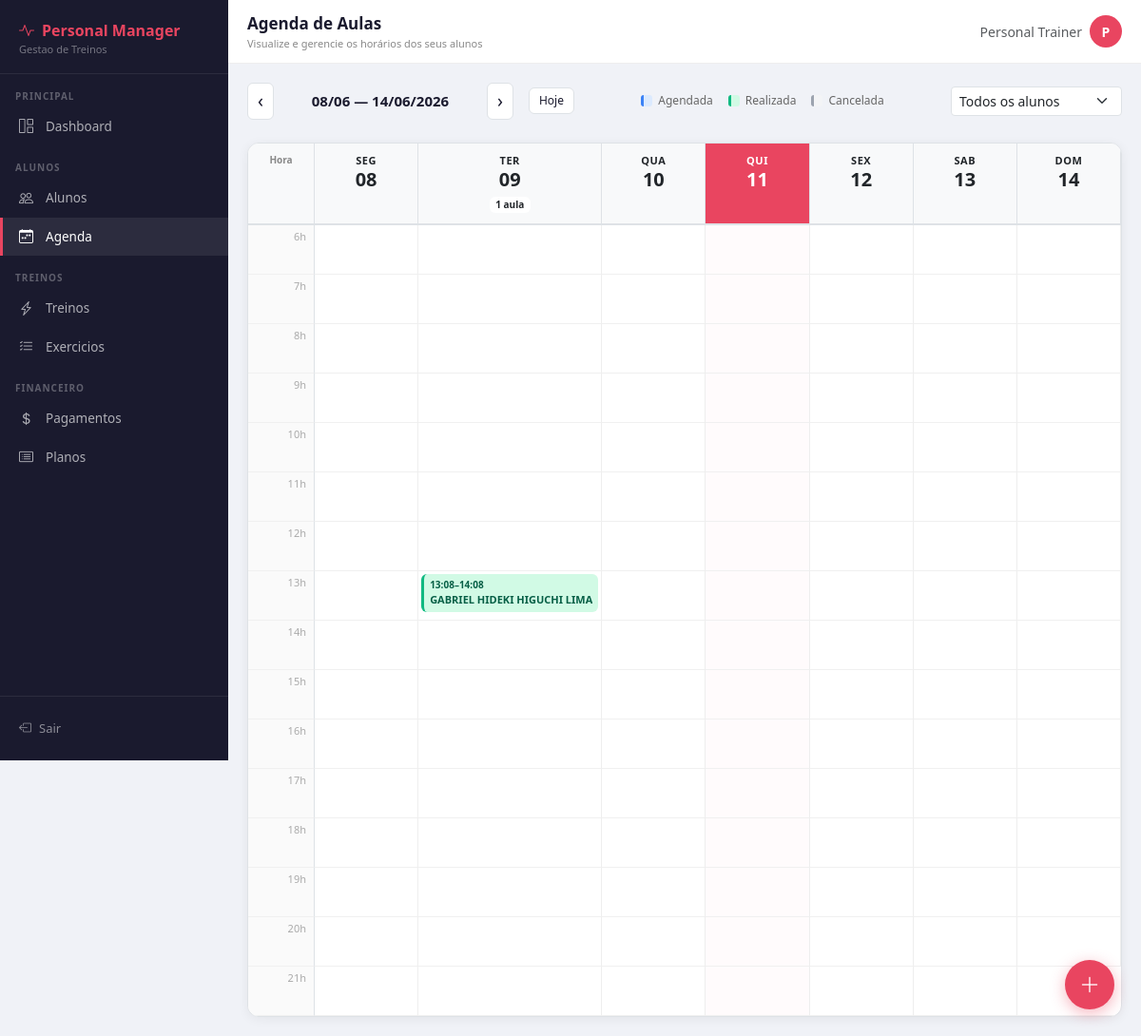
The page /agenda/ (signed in) on the database its author committed.
### agenda/models.py (models this page shows, shortened)
class Aula(models.Model):
    SITUACAO_CHOICES = [
        ('agendada',  'Agendada'),
        ('realizada', 'Realizada'),
        ('cancelada', 'Cancelada'),
    ]
    aluno        = models.ForeignKey(Aluno, on_delete=models.CASCADE, related_name='aulas')
    data         = models.DateField()
    hora_inicio  = models.TimeField()
    hora_fim     = models.TimeField()
    observacoes  = models.TextField(blank=True, null=True)
    situacao     = models.CharField(max_length=20, choices=SITUACAO_CHOICES, default='agendada')
    criado_em    = models.DateTimeField(auto_now_add=True)
    atualizado_em= models.DateTimeField(auto_now=True)
    class Meta:
        ordering = ['data', 'hora_inicio']
        verbose_name = 'Aula'
        verbose_name_plural = 'Aulas'

### alunos/models.py (models this page shows, shortened)
class Aluno(models.Model):
    SEXO_CHOICES = [
        ('M', 'Masculino'),
        ('F', 'Feminino'),
        ('O', 'Outro'),
    ]
    usuario            = models.OneToOneField(User, on_delete=models.SET_NULL, null=True, blank=True)
    nome               = models.CharField(max_length=100)
    telefone           = models.CharField(max_length=20)
    email              = models.EmailField(unique=True)
    data_nascimento    = models.DateField(null=True, blank=True)
    sexo               = models.CharField(max_length=1, choices=SEXO_CHOICES, default='M')
    cep                = models.CharField(max_length=9, blank=True)
    logradouro         = models.CharField(max_length=200, blank=True)
    bairro             = models.CharField(max_length=100, blank=True)
    cidade             = models.CharField(max_length=100, blank=True)
    estado             = models.CharField(max_length=2, blank=True)
    objetivo           = models.TextField(blank=True)
    ativo              = models.BooleanField(default=True)
    aceite_lgpd        = models.BooleanField(default=False, verbose_name='Aceitou a LGPD')
    data_aceite_lgpd   = models.DateTimeField(null=True, blank=True, verbose_name='Data do aceite LGPD')
    criado_em          = models.DateTimeField(auto_now_add=True)
    atualizado_em      = models.DateTimeField(auto_now=True)
    class Meta:
        verbose_name        = 'Aluno'
        verbose_name_plural = 'Alunos'
        ordering            = ['nome']

### agenda/views.py (the view)
# urls.py: path('',              views.agenda_personal, name='agenda_personal'),
@login_required
def agenda_personal(request):
    hoje = date.today()
    semana_str = request.GET.get('semana', '')
    try:
        semana_inicio = datetime.strptime(semana_str, '%Y-%m-%d').date()
        semana_inicio = semana_inicio - timedelta(days=semana_inicio.weekday())
    except (ValueError, TypeError):
        semana_inicio = hoje - timedelta(days=hoje.weekday())
    semana_fim = semana_inicio + timedelta(days=6)
    semana_anterior = semana_inicio - timedelta(days=7)
    proxima_semana  = semana_inicio + timedelta(days=7)
    aluno_filtro = request.GET.get('aluno', '')
    aulas_semana = Aula.objects.select_related('aluno').filter(
        data__range=[semana_inicio, semana_fim]
    )
    if aluno_filtro:
        aulas_semana = aulas_semana.filter(aluno_id=aluno_filtro)
    DIAS_PT = ['Seg', 'Ter', 'Qua', 'Qui', 'Sex', 'Sáb', 'Dom']
    dias_semana = []
    for i in range(7):
        dia_data = semana_inicio + timedelta(days=i)
        aulas_dia = [a for a in aulas_semana if a.data == dia_data]
        dias_semana.append({
            'data':  dia_data,
            'nome':  DIAS_PT[i],
            'hoje':  dia_data == hoje,
            'aulas': sorted(aulas_dia, key=lambda a: a.hora_inicio),
            'total': len(aulas_dia),
        })
    horas = list(range(6, 22))
    aulas_hoje = [a for a in aulas_semana if a.data == hoje]
    alunos = Aluno.objects.filter(ativo=True).order_by('nome')
    return render(request, 'agenda/agenda_personal.html', {
        'dias_semana':     dias_semana,
        'horas':           horas,
        'hoje':            hoje,
        'semana_inicio':   semana_inicio,
        'semana_fim':      semana_fim,
        'semana_anterior': semana_anterior.strftime('%Y-%m-%d'),
        'proxima_semana':  proxima_semana.strftime('%Y-%m-%d'),
        'alunos':          alunos,
        'aluno_filtro':    aluno_filtro,
        'aulas_hoje':      aulas_hoje,
    })

### agenda/templates/agenda/agenda_personal.html (shortened to what this page needs)
{% extends 'core/base.html' %}
{% block page_title %}Agenda de Aulas{% endblock %}
{% block page_subtitle %}Visualize e gerencie os horários dos seus alunos{% endblock %}
{% block content %}
<div class="d-flex justify-content-between align-items-center mb-4 flex-wrap gap-3">
  <div class="agenda-nav">
    <a href="?semana={{ semana_anterior }}" title="Semana anterior">&#8249;</a>
    <span class="semana-title">{{ semana_inicio|date:"d/m" }} — {{ semana_fim|date:"d/m/Y" }}</span>
    <a href="?semana={{ proxima_semana }}" title="Próxima semana">&#8250;</a>
    <a href="?" class="btn btn-sm btn-outline-secondary ms-1" style="font-size:12px;">Hoje</a>
  </div>
  <div class="legenda">
    <div class="leg-item"><div class="leg-dot" style="background:#dbeafe;border-left:3px solid #3b82f6;"></div>Agendada</div>
    <div class="leg-item"><div class="leg-dot" style="background:#d1fae5;border-left:3px solid #10b981;"></div>Realizada</div>
    <div class="leg-item"><div class="leg-dot" style="background:#f3f4f6;border-left:3px solid #9ca3af;"></div>Cancelada</div>
  </div>
  <form method="get" class="d-flex gap-2 align-items-center">
    <select name="aluno" class="form-select form-select-sm" style="width:180px;" onchange="this.form.submit()">
      <option value="">Todos os alunos</option>
    </select>
  </form>
</div>
<div class="agenda-grid">
  <div class="hora-col">Hora</div>
  {% for dia in dias_semana %}
  <div class="dia-header {% if dia.hoje %}hoje{% endif %}">
    <div class="dia-nome">{{ dia.data|date:"D"|slice:":3" }}</div>
    <div class="dia-num">{{ dia.data|date:"d" }}</div>
    {% if dia.total > 0 %}
      <div class="badge bg-white text-dark" style="font-size:10px;">{{ dia.total }} aula{{ dia.total|pluralize }}</div>
    {% endif %}
  </div>
  {% endfor %}
  {% for hora in horas %}
  <div class="hora-label">{{ hora }}h</div>
  {% for dia in dias_semana %}
  <div class="hora-cell {% if dia.hoje %}hoje-col{% endif %}">
    {% for aula in dia.aulas %}
      {% if aula.hora_inicio|time:"H"|add:"0" == hora|add:"0" %}
      <div class="aula-card {{ aula.situacao }}" onclick="window.location='{% url 'editar_aula' aula.pk %}'">
        <div class="aula-hora">{{ aula.hora_inicio|time:"H:i" }}–{{ aula.hora_fim|time:"H:i" }}</div>
        <div class="aula-nome">{{ aula.aluno.nome }}</div>
      </div>
      {% endif %}
    {% endfor %}
  </div>
  {% endfor %}
  {% endfor %}
</div>
<a href="{% url 'agendar_aula' %}" class="btn-nova-aula" title="Agendar nova aula">
  <i class="bi bi-plus-lg"></i>
</a>
{% endblock %}

### core/templates/core/base.html (shortened to what this page needs)
<!DOCTYPE html>
<html lang="pt-br">
<head>
  <link href="https://cdn.jsdelivr.net/npm/bootstrap@5.3.0/dist/css/bootstrap.min.css" rel="stylesheet">
  <link href="https://cdn.jsdelivr.net/npm/bootstrap-icons@1.11.0/font/bootstrap-icons.css" rel="stylesheet">
</head>
<body>
<div class="sidebar" id="sidebar">
  <div class="sidebar-brand">
    <div class="brand-name"><i class="bi bi-activity me-2"></i>Personal Manager</div>
    <div class="brand-sub">Gestao de Treinos</div>
  </div>
  <div class="sidebar-section">Principal</div>
  <ul class="nav flex-column">
    <li class="nav-item">
      <a href="{% url 'dashboard' %}" class="{% if request.resolver_match.url_name == 'dashboard' %}active{% endif %}" onclick="closeSidebar()">
        <i class="bi bi-grid-1x2"></i> Dashboard
      </a>
    </li>
  </ul>
  <div class="sidebar-section">Alunos</div>
  <ul class="nav flex-column">
    <li class="nav-item">
      <a href="{% url 'lista_alunos' %}" class="{% if 'aluno' in request.resolver_match.url_name %}active{% endif %}" onclick="closeSidebar()">
        <i class="bi bi-people"></i> Alunos
      </a>
    </li>
    <li class="nav-item">
      <a href="{% url 'agenda_personal' %}" class="{% if 'agenda' in request.resolver_match.url_name %}active{% endif %}" onclick="closeSidebar()">
        <i class="bi bi-calendar-week"></i> Agenda
      </a>
    </li>
  </ul>
  <div class="sidebar-section">Treinos</div>
  <ul class="nav flex-column">
    <li class="nav-item">
      <a href="{% url 'lista_treinos' %}" class="{% if 'treino' in request.resolver_match.url_name %}active{% endif %}" onclick="closeSidebar()">
        <i class="bi bi-lightning-charge"></i> Treinos
      </a>
    </li>
    <li class="nav-item">
      <a href="{% url 'lista_exercicios' %}" class="{% if 'exercicio' in request.resolver_match.url_name %}active{% endif %}" onclick="closeSidebar()">
        <i class="bi bi-list-check"></i> Exercicios
      </a>
    </li>
  </ul>
  <div class="sidebar-section">Financeiro</div>
  <ul class="nav flex-column">
    <li class="nav-item">
      <a href="{% url 'lista_pagamentos' %}" class="{% if 'pagamento' in request.resolver_match.url_name %}active{% endif %}" onclick="closeSidebar()">
        <i class="bi bi-currency-dollar"></i> Pagamentos
      </a>
    </li>
    <li class="nav-item">
      <a href="{% url 'lista_planos' %}" class="{% if 'plano' in request.resolver_match.url_name %}active{% endif %}" onclick="closeSidebar()">
        <i class="bi bi-card-list"></i> Planos
      </a>
    </li>
  </ul>
  <div class="sidebar-footer">
    <a href="{% url 'logout' %}">
      <i class="bi bi-box-arrow-left"></i> Sair
    </a>
  </div>
</div>
<div class="main-content">
  <div class="topbar">
    <div class="d-flex align-items-center gap-2" style="min-width:0;">
      <div style="min-width:0;">
        <div class="page-title">{% block page_title %}{% endblock %}</div>
        <div class="page-subtitle">{% block page_subtitle %}{% endblock %}</div>
      </div>
    </div>
    <div class="d-flex align-items-center gap-2" style="flex-shrink:0;">
      <span class="text-muted small d-none d-md-inline">
        {{ request.user.get_full_name|default:request.user.username }}
      </span>
      <div class="rounded-circle d-flex align-items-center justify-content-center"
           style="width:34px;height:34px;background:var(--red);color:#fff;font-weight:700;font-size:14px;flex-shrink:0;">
        {{ request.user.username|first|upper }}
      </div>
    </div>
  </div>
  <div class="content-area">
    {% block content %}{% endblock %}
  </div>
</div>
</body>
</html>

### core/templates/core/base.html (style rules this page uses)
:root { --red: #e94560; --dark: #1a1a2e; --navy: #0f3460; --teal: #1abc9c; }
* { box-sizing: border-box; }
body { background: #f0f2f7; min-height: 100vh; overflow-x: hidden; }
.sidebar { width: 240px; min-height: 100vh; background: var(--dark); position: fixed; top: 0; left: 0; z-index: 1000; display: flex; flex-direction: column; transition: transform .3s ease; }
.sidebar-brand { padding: 20px 20px 16px; border-bottom: 1px solid rgba(255,255,255,.08); }
.sidebar-brand .brand-name { color: var(--red); font-weight: 700; font-size: 16px; white-space: nowrap; overflow: hidden; text-overflow: ellipsis; }
.sidebar-brand .brand-sub { color: rgba(255,255,255,.4); font-size: 11px; }
.sidebar-section { padding: 16px 16px 4px; font-size: 10px; font-weight: 700; letter-spacing: 1px; text-transform: uppercase; color: rgba(255,255,255,.3); }
.nav-item a { display: flex; align-items: center; gap: 10px; padding: 9px 20px; color: rgba(255,255,255,.65); text-decoration: none; font-size: 13.5px; transition: all .2s; white-space: nowrap; }
.nav-item a:hover, .nav-item a.active { color: #fff; background: rgba(255,255,255,.08); border-left: 3px solid var(--red); padding-left: 17px; }
.nav-item a i { font-size: 15px; width: 18px; flex-shrink: 0; }
.sidebar-footer { margin-top: auto; padding: 16px; border-top: 1px solid rgba(255,255,255,.08); }
.sidebar-footer a { display: flex; align-items: center; gap: 8px; color: rgba(255,255,255,.5); font-size: 13px; text-decoration: none; padding: 8px 4px; }
.main-content { margin-left: 240px; min-height: 100vh; min-width: 0; overflow-x: hidden; }
.topbar { background: #fff; padding: 12px 20px; border-bottom: 1px solid #eee; display: flex; align-items: center; justify-content: space-between; position: sticky; top: 0; z-index: 99; flex-wrap: wrap; gap: 8px; }
.topbar .page-title { font-weight: 700; font-size: 17px; color: var(--dark); white-space: nowrap; overflow: hidden; text-overflow: ellipsis; max-width: 60vw; }
.topbar .page-subtitle { font-size: 11px; color: #888; }
.content-area { padding: 20px; overflow-x: hidden; }

### rows shown on the page
Aula: hora_inicio "13:08", hora_fim "14:08", aluno.nome "GABRIEL HIDEKI HIGUCHI LIMA"

### other values the page prints
{{ request.user.get_full_name|default:request.user.username }} "Personal Trainer"
{{ request.user.username|first|upper }} "P"
{{ semana_inicio|date:"d/m" }} "08/06"
{{ semana_fim|date:"d/m/Y" }} "14/06/2026"
{{ dia.data|date:"D"|slice:":3" }} "SEG" "TER" "QUA" "QUI" "SEX" "SAB" "DOM"
{{ dia.data|date:"d" }} "08" "09" "10" "11" "12" "13" "14"
{{ dia.total }} "1"
{{ hora }} "6" "7" "8" "9" "10" "11" "12" "13" "14" "15" "16" "17" "18" "19" "20" "21"
